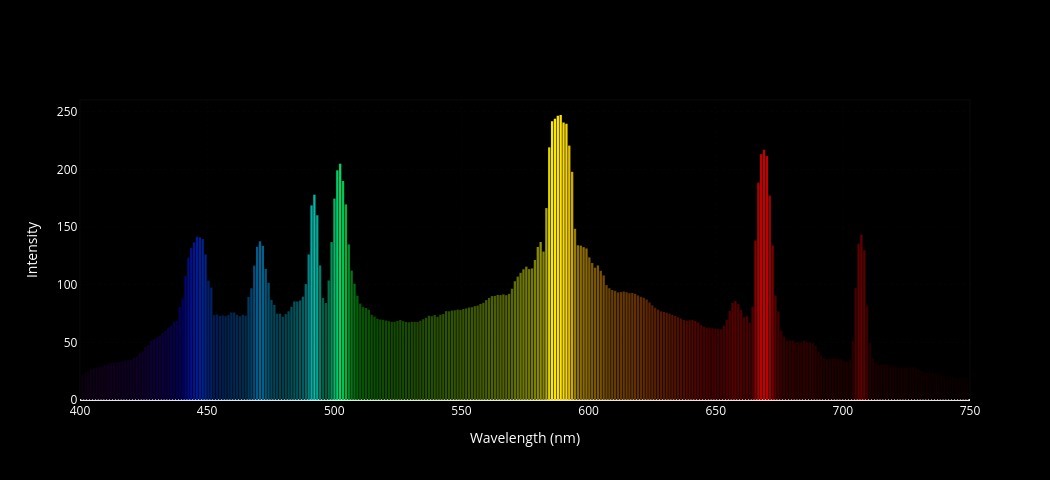

Source (notebook cell):
### Code cell
import plotly.graph_objects as go

def bar_iter(df=df_filtered):
    bar_colors = []
    for index, row in df.iterrows():
        wavelength = row['nm']
        normalized_intensity = row['Normalized_int']

        base_rgb=utils_for_plotly_rewrites.rgb(wavelength)
        final_intensity_scale=utils_for_plotly_rewrites.final_scale(utils_for_plotly_rewrites.min_bright, normalized_intensity) # Using global min_bright

        color_rgb_float=utils_for_plotly_rewrites.colored_rgb(base_rgb, final_intensity_scale)
        
        # Convert float RGB (0-1) to string 'rgba(R,G,B,A)' with integer values (0-255)
        r, g, b = int(color_rgb_float[0]*255), int(color_rgb_float[1]*255), int(color_rgb_float[2]*255)
        bar_colors.append(f"rgba({r}, {g}, {b}, {1.0})")

    fig_bar = go.Figure();

    fig_bar.add_trace(go.Bar(
        x=df_filtered['nm'],
        y=df_filtered['Grey Val'],
        marker=dict(color=bar_colors), # Use marker dict for color
        marker_line_color=bar_colors,
        marker_line_width=0,
        showlegend=False,
    ));

    fig_bar.update_layout(axis_labels())
    fig_bar.show()

bar_iter()

### Figure 1 — Plotly figure (JSON) as saved in the notebook; plotly's stock layout.template omitted (floating-point values rounded to 4 significant figures; data arrays with more than 128 entries replaced by an {"elided": "..."} marker saying what was removed)
{"data": [{"marker": {"color": {"elided": "310 str values"}, "line": {"color": {"elided": "310 str values"}, "width": 0}}, "showlegend": false, "type": "bar", "x": {"elided": "310 float values"}, "y": {"elided": "310 float values"}}], "layout": {"font": {"color": "white"}, "height": 480, "paper_bgcolor": "black", "plot_bgcolor": "black", "title": {}, "width": 1050, "xaxis": {"dtick": 50, "gridcolor": "#333333", "griddash": "dot", "gridwidth": 0.1, "linecolor": "#333333", "linewidth": 0.2, "mirror": true, "range": [400, 750], "showgrid": true, "showline": true, "tickfont": {"color": "white"}, "title": {"text": "Wavelength (nm)"}}, "yaxis": {"dtick": 50, "gridcolor": "#333333", "griddash": "dot", "gridwidth": 0.1, "linecolor": "#333333", "linewidth": 0.2, "mirror": true, "showgrid": true, "showline": true, "tickfont": {"color": "white"}, "title": {"text": "Intensity"}}}}
